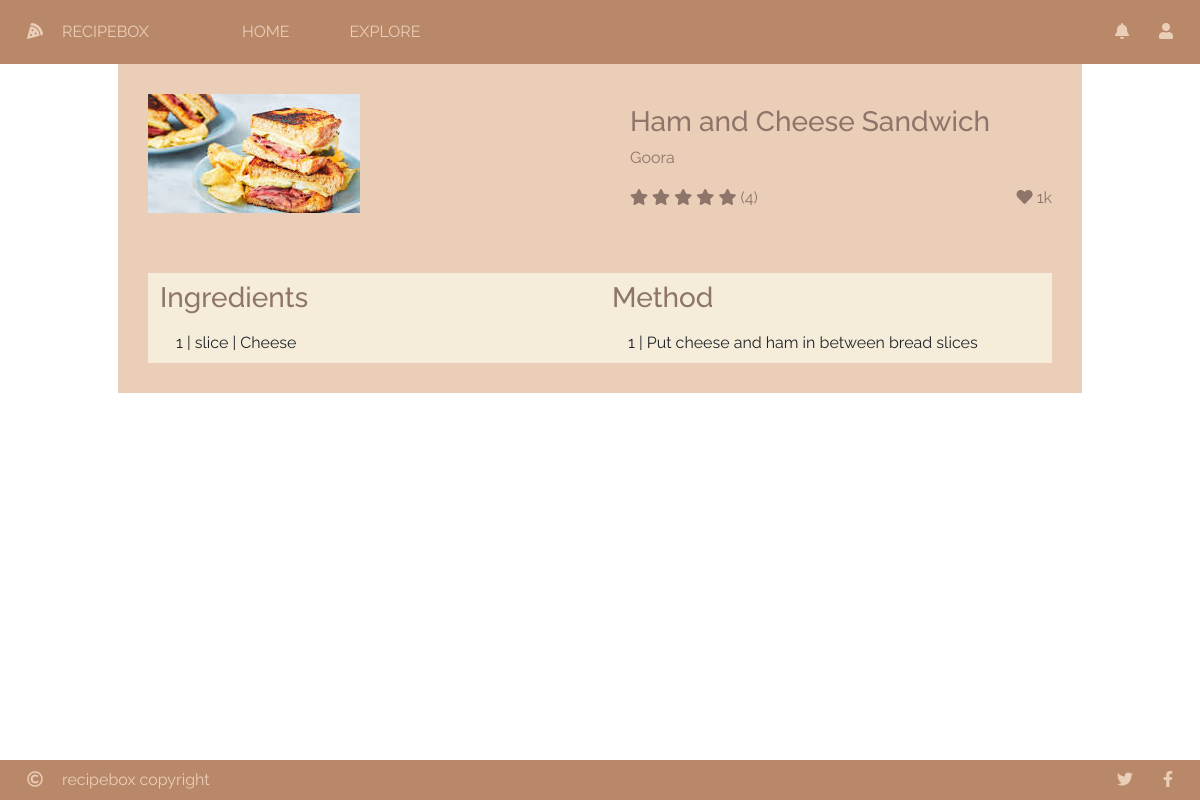
The app's page /recipe/2/ with its own data.
### recipebox/models/recipes.py (models this page shows, shortened)
class Recipe(db.Model):
    __tablename__ = "recipe"
    id = db.Column(db.Integer, primary_key=True)
    name = db.Column(db.String(30), nullable=False)
    picture = db.Column(db.String(150), nullable=False)
    cook_time = db.Column(db.Integer, nullable=False)
    date_created = db.Column(db.DateTime, nullable=False)
    ingredients = db.relationship('RecipeIngredient', backref="recipe_object", lazy=True)
    procedures = db.relationship('RecipeProcedure', backref="recipe_object", lazy=True)
    user_id = db.Column(db.Integer, db.ForeignKey('user.id'), nullable=False)
    likes = db.relationship('Like', backref="recipe_object", lazy=True)
    ratings = db.relationship('Rating', backref="recipe_object", lazy=True)
    tags = db.relationship('Tag', secondary=tags, lazy='subquery', backref=db.backref('recipes', lazy=True))

class RecipeIngredient(db.Model):
    __tablename__ = "recipe_ingredient"
    id = db.Column(db.Integer, primary_key=True)
    recipe_id = db.Column(db.Integer, db.ForeignKey('recipe.id'), nullable=False)
    ingredient_id = db.Column(db.Integer, db.ForeignKey('ingredient.id'), nullable=False)
    quantity = db.Column(db.Integer, nullable=False)
    unit = db.Column(db.String(30), nullable=False)

class Ingredient(db.Model):
    __tablename__ = "ingredient"
    id = db.Column(db.Integer, primary_key=True)
    name = db.Column(db.String(30), nullable=False)
    picture = db.Column(db.String(150), nullable=False)
    recipes = db.relationship('RecipeIngredient', backref="ingredient_object", lazy=True)

class RecipeProcedure(db.Model):
    __tablename__ = "recipe_procedure"
    id = db.Column(db.Integer, primary_key=True)
    recipe_id = db.Column(db.Integer, db.ForeignKey('recipe.id'), nullable=False)
    recipe_step = db.Column(db.Integer, nullable=False)
    procedure = db.Column(db.String(100), nullable=False)

### recipebox/models/auth.py (models this page shows, shortened)
class User(UserMixin, db.Model):
    __tablename__ =  "user"
    id = db.Column(db.Integer, primary_key=True)
    email = db.Column(db.String(255), unique=True, nullable=False)
    username = db.Column(db.String(255), nullable=False)
    password = db.Column(db.String(255), nullable=False)
    registered_on = db.Column(db.DateTime, nullable=False)
    admin = db.Column(db.Boolean, nullable=False, default=False)
    recipes = db.relationship('Recipe', backref="user_object", lazy=True)
    likes = db.relationship('Like', backref="user_object", lazy=True)
    ratings = db.relationship('Rating', backref="user_object", lazy=True)
    bio = db.Column(db.String(1024), nullable=True)

### recipebox/recipes/recipes.py (the view)
@recipe_bp.route('/recipe/<id>/')
def recipe_view(id):
    selected_recipe = Recipe.query.get(id)
    if selected_recipe is None:
        return render_template('404_notfound.html')
    else:
        return render_template('view.html', recipe=selected_recipe)

### recipebox/recipes/templates/view.html (shortened to what this page needs)
{% extends "base.html" %}
{% block head %}
	{{ super() }}
	<link rel="stylesheet" type="text/css" href="{{ url_for('static', filename='css/recipes/view.css') }}"/>
{% endblock %}
{% block content %}
	<div id="view-container" class="container">
		<div id="recipe-info" class="row">
			<div class="col-6">
				<div class="img-box">
					<img src="{{ url_for('static', filename='res/recipes/' + recipe.picture) }}"></div>
			</div>
			<div class="col vertical-center">
				<h3>{{ recipe.name }}</h3>
				<p class="subtitle">{{ recipe.user_object.username }}</p>
				<div class="inline">
					<div id="star-score">
						{% for i in range(5) %}
							<i class="fas fa-star"></i>
						{% endfor %}
						<p>(4)</p>
					</div>
					<div id="like-button">
						<i class="fas fa-heart"></i>
						<p>1k</p>
					</div>
				</div>
			</div>
		</div>
		<div id="recipe-procedure" class="row">
			<div id="ingredient-list" class="col-6">
				<h3>Ingredients</h3>
				<ul class="list-group list-group-flush">
					{% for ingredient in recipe.ingredients %}
						<li class="list-group-item">
							{{ ingredient.quantity }} | {{ ingredient.unit }} | {{ ingredient.ingredient_object.name }}
						</li>
					{% endfor %}
				</ul>
			</div>
			<div id="method-list" class="col-6">
				<h3>Method</h3>
				<ul class="list-group list-group-flush">
					{% for procedure in recipe.procedures %}
						<li class="list-group-item">
							{{ procedure.recipe_step }} | {{ procedure.procedure }}
						</li>
					{% endfor %}
				</ul>
			</div>
		</div>
	</div>
{% endblock %}

### recipebox/static/css/recipebox.css (style rules this page uses)
html { min-height: 100%; }
body { background: url("../res/background.png") no-repeat center center fixed; background-size: cover; color: #f5edda; height: 100%; font-family: "Raleway", sans-serif; }
.vertical-center { margin-top: auto; margin-bottom: auto; }

### recipebox/static/css/recipes/view.css (style rules this page uses)
#view-container { padding: 0px 100px; color: #8e756a; }
h3 { margin: 8px 0px; }
#recipe-info, #recipe-procedure, #comments { background-color: #ebceb8; }
#recipe-info > div, #recipe-procedure { padding: 30px; }
#recipe-info img { max-width: 100%; max-height: 100%; object-fit: contain; }
#recipe-info .inline, #recipe-info .inline * { display: inline; }
#like-button { float: right; }
#ingredient-list *, #ingredient-list, #method-list *, #method-list { background-color: #f5edda; }

### records on screen
Recipe: picture (picture), name "Ham and Cheese Sandwich"
User: user_object.username "Goora"
RecipeIngredient: quantity "1", unit "slice", ingredient_object.name "Cheese"
RecipeProcedure: recipe_step "1", procedure "Put cheese and ham in between bread slices"
